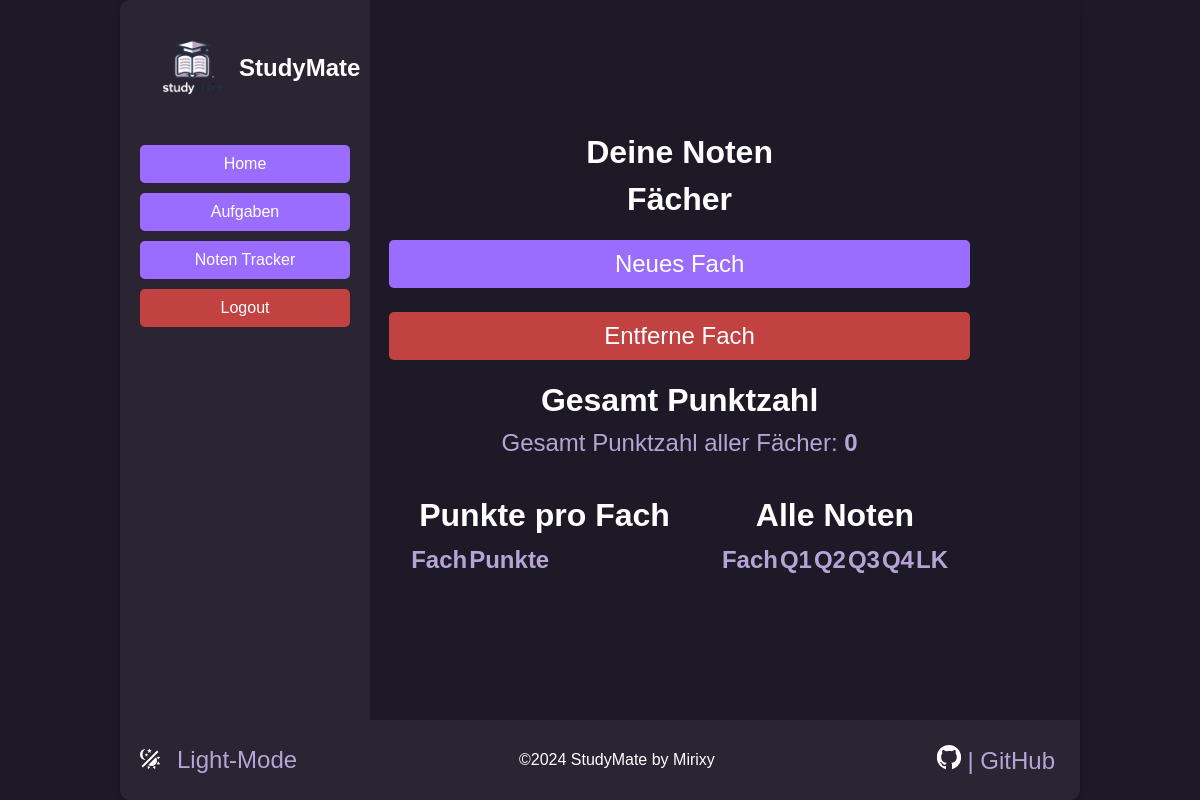
Page /grades (signed in) on the earlier database version.
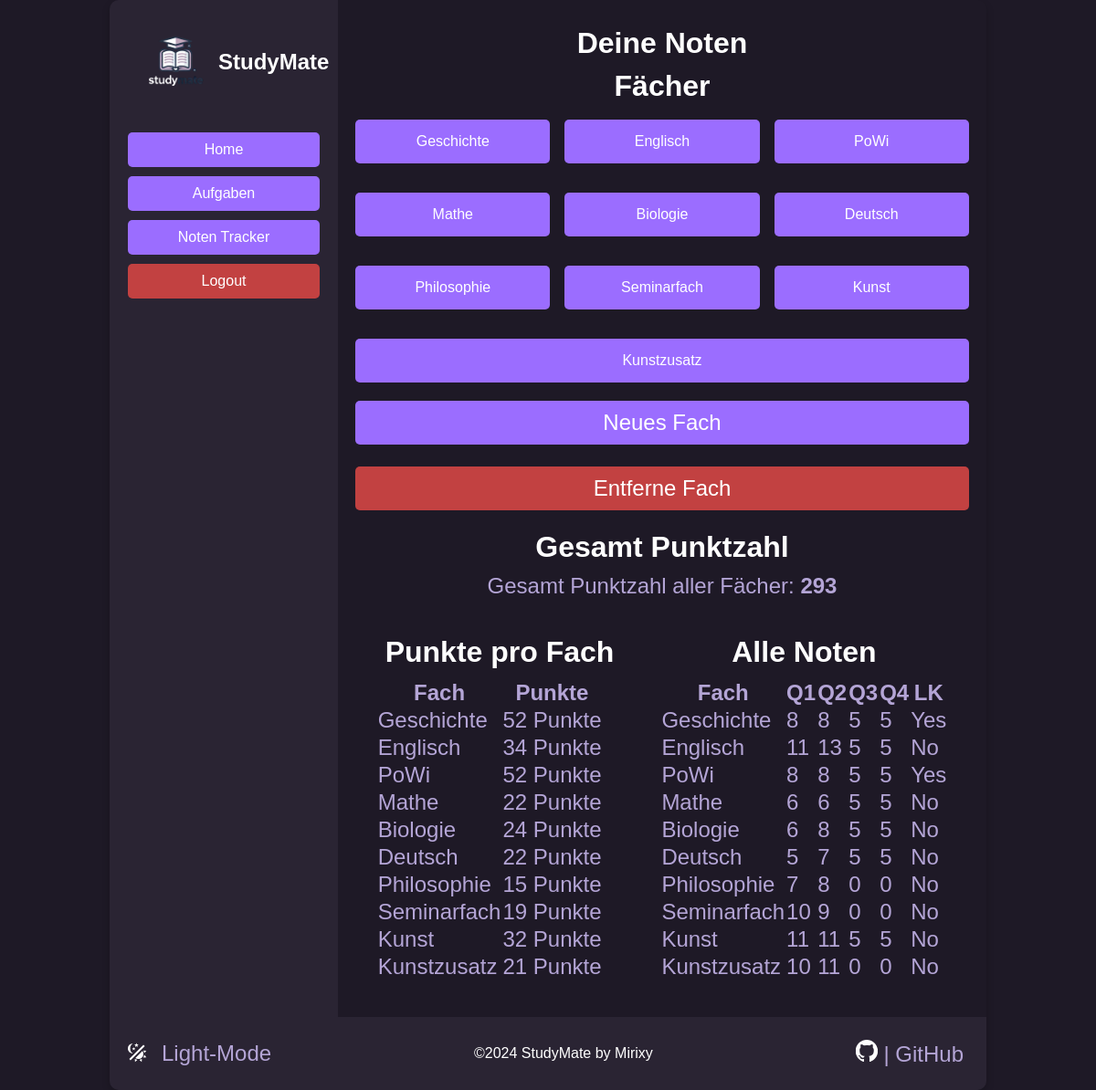
Same page on the later database version.
### app/models.py (models this page shows)
class Grade(db.Model):
    id = db.Column(db.Integer, primary_key=True)
    subject = db.Column(db.String(100), nullable=False)
    q1 = db.Column(db.Integer, default=0)
    q2 = db.Column(db.Integer, default=0)
    q3 = db.Column(db.Integer, default=0)
    q4 = db.Column(db.Integer, default=0)
    is_lk = db.Column(db.Boolean, default=False)  # New field for LK status
    user_id = db.Column(db.Integer, db.ForeignKey('user.id'), nullable=False)
    def calculate_total_points(self):
        total = self.q1 + self.q2 + self.q3 + self.q4
        return total * 2 if self.is_lk else total  # Weight by 2 if LK

### app/routes.py (the view, shortened to what this page needs)
@main.route('/grades', methods=['GET', 'POST'])
@login_required
def grades():
    csrf_token = generate_csrf()  # Generate CSRF token
    form = ThemeToggleForm()  # Instantiate the form
    grades = Grade.query.filter_by(user_id=current_user.id).all()
    subject_points = {}
    total_points = 0
    for grade in grades:
        subject_total = grade.calculate_total_points()
        total_points += subject_total
        if grade.subject not in subject_points:
            subject_points[grade.subject] = 0
        subject_points[grade.subject] += subject_total
    return render_template('grades.html', grades=grades, total_points=total_points, subject_points=subject_points, form=form, csrf_token=csrf_token)

### app/__init__.py (called while the page is built)
@login_manager.user_loader
def load_user(user_id):
    return User.query.get(int(user_id))

### app/routes.py (called while the page is built)
@main.context_processor
def inject_user_preferences():
    return {'light_mode': getattr(current_user, 'light_mode', False)}

### app/templates/grades.html (shortened to what this page needs)
{% extends "base.html" %}
{% block content %}
<h1>Deine Noten</h1>
<h1>Fächer</h1>
<div class="subjects-grid grades">
    {% for subject in grades %}
    <button class="btn btn-primary subject-button" onclick="showGradeForm('{{ subject.subject }}')">{{ subject.subject }}</button>
    {% endfor %}
</div>
<button class="btn btn-primary btn-success" onclick="openSubjectModal()">Neues Fach</button>
<button class="btn btn-delete" onclick="openDeleteModal()">Entferne Fach</button>
<h1>Gesamt Punktzahl</h1>
<p class="total-points">Gesamt Punktzahl aller Fächer: <strong>{{ total_points }}</strong></p>
<div class="grading-container">
<div class="subject_points">
<h1> Punkte pro Fach </h1>
<table>
    <thead>
        <tr>
            <th>Fach</th>
            <th>Punkte</th>
        </tr>
    </thead>
    <tbody>
        {% for subject, points in subject_points.items() %}
        <tr>
            <td>{{ subject }}</td>
            <td>{{ points }} Punkte</td>
        </tr>
        {% endfor %}
    </tbody>
</table>
</div>
<div class="all_grades">
<h1> Alle Noten </h1>
<table class="table">
    <thead>
        <tr>
            <th>Fach</th>
            <th>Q1</th>
            <th>Q2</th>
            <th>Q3</th>
            <th>Q4</th>
            <th>LK</th>
        </tr>
    </thead>
    <tbody>
        {% for grade in grades %}
        <tr>
            <td>{{ grade.subject }}</td>
            <td>{{ grade.q1 }}</td>
            <td>{{ grade.q2 }}</td>
            <td>{{ grade.q3 }}</td>
            <td>{{ grade.q4 }}</td>
            <td>{{ 'Yes' if grade.is_lk else 'No' }}</td>
        </tr>
        {% endfor %}
    </tbody>
</table>
</div>
</div>
{% endblock %}

Differences in the rows shown:
now on this page (row edited): Grade: subject "Geschichte", points "52", q1 "8", q2 "8", q3 "5", q4 "5", is_lk "Yes"
added Grade: subject "Englisch", points "34", q1 "11", q2 "13", q3 "5", q4 "5", is_lk "No"
added Grade: subject "PoWi", points "52", q1 "8", q2 "8", q3 "5", q4 "5", is_lk "Yes"
added Grade: subject "Mathe", points "22", q1 "6", q2 "6", q3 "5", q4 "5", is_lk "No"
added Grade: subject "Biologie", points "24", q1 "6", q2 "8", q3 "5", q4 "5", is_lk "No"
added Grade: subject "Deutsch", points "22", q1 "5", q2 "7", q3 "5", q4 "5", is_lk "No"
added Grade: subject "Philosophie", id "15", q1 "7", q2 "8", q3 "0", q4 "0", is_lk "No"
added Grade: subject "Seminarfach", points "19", q1 "10", q2 "9", q3 "0", q4 "0", is_lk "No"
added Grade: subject "Kunst", points "32", q1 "11", q2 "11", q3 "5", q4 "5", is_lk "No"
added Grade: subject "Kunstzusatz", points "21", q1 "10", q2 "11", q3 "0", q4 "0", is_lk "No"
Other differences:
{{ total_points }}: "0" → "293"
